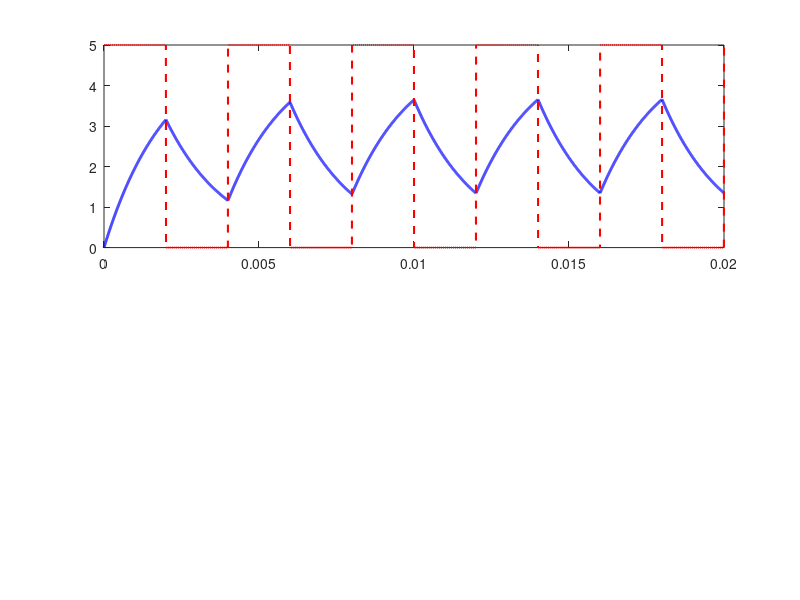

Write the MATLAB code that produced this figure. (Note: this script raises an error after producing the figure.)
close all;
clc;
clear;

% --- Parameters ---
r1 = 1000; 
c1 = 2e-6;      % Updated to 2uF
tau = r1 * c1;  % Time constant (0.002s)
vC0 = 0;
vm = 5;         % Updated to 5V

% System Definition (Transfer Function)
num = 1;
den = [tau 1];
sys = tf(num, den);

% Time vector
t = linspace(0, 0.02, 5000); 

figure;

%% Subplot 1: Square Wave with Pulse Width = 1*tau
k1 = 1;
half_period1 = k1 * tau;
period1 = 2 * half_period1;
vs1 = vm * (mod(t, period1) < half_period1);

[vC1, t_out1] = lsim(sys, vs1, t, vC0);

subplot(2, 1, 1);
plot(t_out1, vC1, 'b', 'LineWidth', 2);
hold on;
plot(t, vs1, '--r', 'LineWidth', 1.5);

% Darker green Time Constant line
xline(tau, '--', 'Color', [0 0.5 0], 'Label', '\tau', ...
    'LineWidth', 2, 'LabelVerticalAlignment', 'bottom');

grid on;
ylim([0 6]);
ylabel('Voltage (V)');
legend('v_C', 'v_m', '\tau');
title(['Square Wave Response: Period = 2\tau, Pulse Width = \tau']);

%% Subplot 2: Square Wave with Pulse Width = 4*tau
k2 = 4;
half_period2 = k2 * tau;
period2 = 2 * half_period2;
vs2 = vm * (mod(t, period2) < half_period2);

[vC2, t_out2] = lsim(sys, vs2, t, vC0);

subplot(2, 1, 2);
plot(t_out2, vC2, 'b', 'LineWidth', 2);
hold on;
plot(t, vs2, '--r', 'LineWidth', 1.5);

% Darker green Time Constant line
xline(tau, '--', 'Color', [0 0.5 0], 'Label', '\tau', ...
    'LineWidth', 2, 'LabelVerticalAlignment', 'bottom');

grid on;
ylim([0 6]);
xlabel('Time (s)');
ylabel('Voltage (V)');
title(['Square Wave Response: Period = 8\tau, Pulse Width = 4\tau']);
